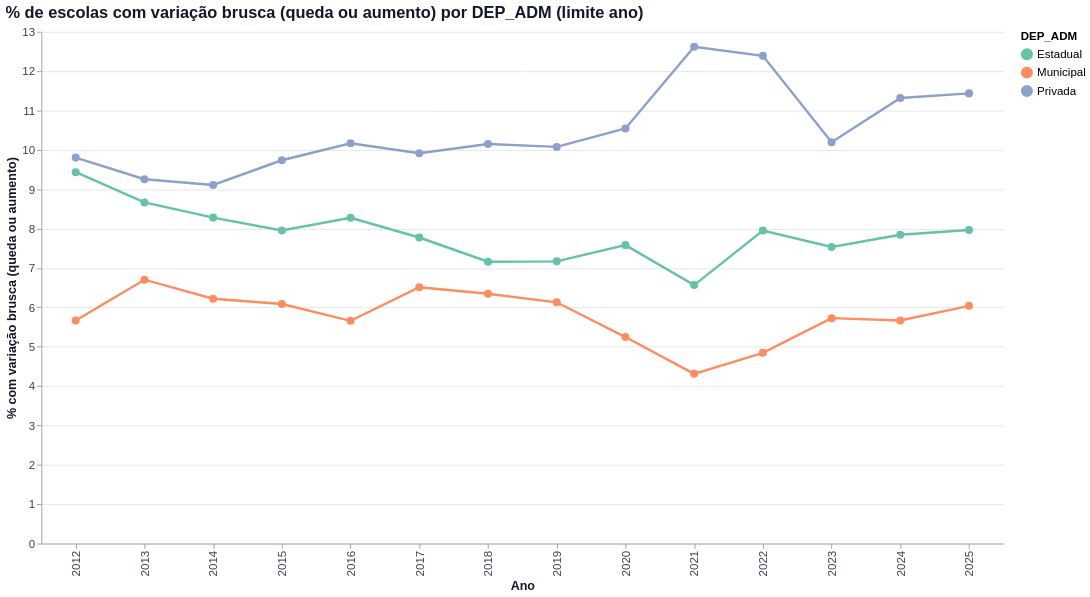
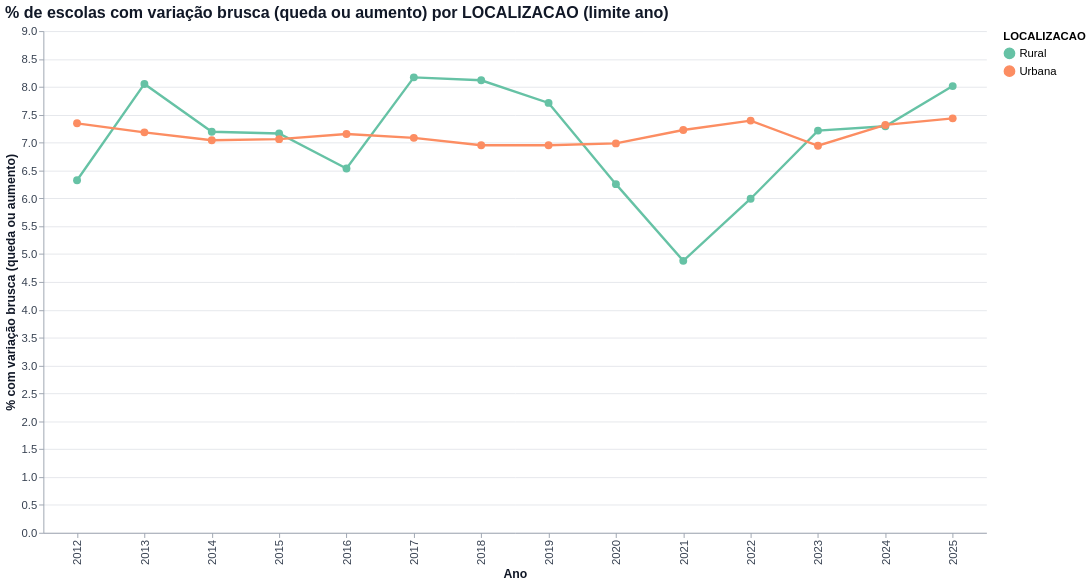
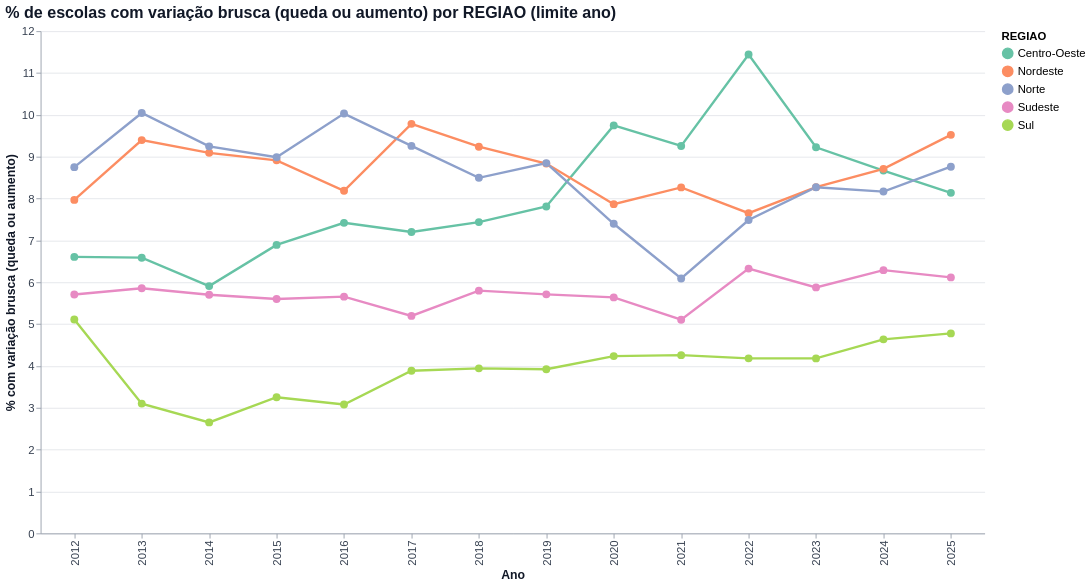
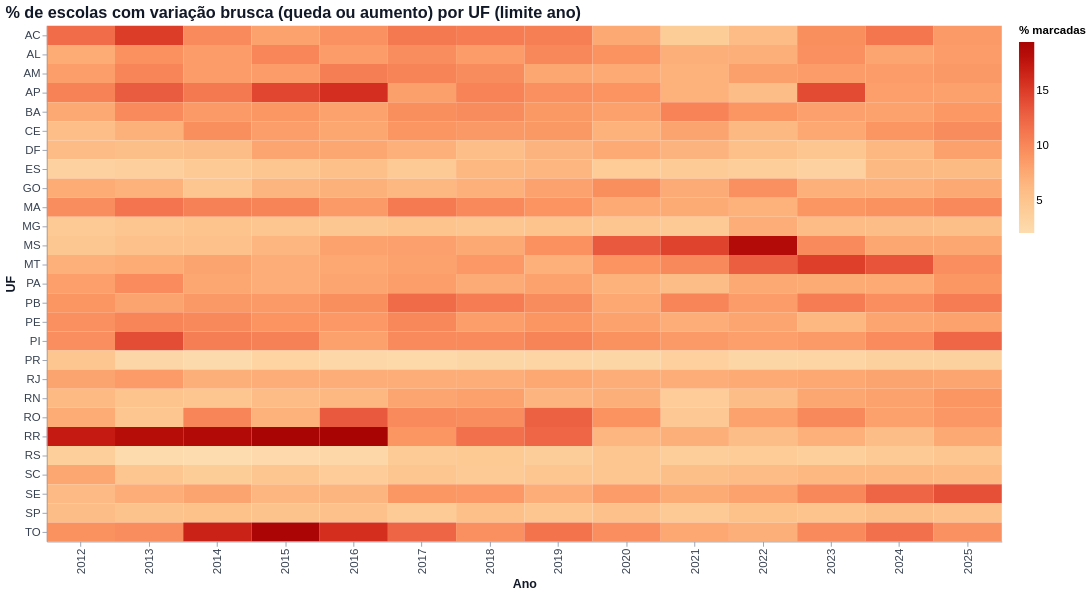

Write notebook code for charts like these, in order.
### Markdown cell above
## Etapa 6 — Cruzamento com rede, localização, região, UF e modalidade

Usa a flag escolhida em `LIMITE_PARA_CRUZAMENTO`. Sempre compara **proporção** dentro de cada categoria (não contagem).

### Code cell
FLAG = f"{PREFIXO}_{LIMITE_PARA_CRUZAMENTO}"
print("Flag usada nos cruzamentos:", FLAG, "->", ROTULO)


def proporcao_por(d, dim, flag):
    t = d.groupby(["ANO", dim]).agg(N=(flag, "size"), QUEDAS=(flag, "sum")).reset_index()
    t["PCT_QUEDA"] = t["QUEDAS"] / t["N"] * 100
    return t[t["N"] >= N_MIN_CATEGORIA]


def grafico_proporcao(t, dim):
    n_cat = t[dim].nunique()
    tip = ["ANO:O", f"{dim}:N", "N:Q", "QUEDAS:Q", alt.Tooltip("PCT_QUEDA:Q", format=".2f")]
    if n_cat <= 8:
        g = alt.Chart(t).mark_line(point=alt.OverlayMarkDef(size=70, filled=True), strokeWidth=2.5).encode(
            x=alt.X("ANO:O", title="Ano"), y=alt.Y("PCT_QUEDA:Q", title=f"% com {ROTULO}"),
            color=alt.Color(f"{dim}:N"), tooltip=tip).properties(width=LARGURA_GRAFICO, height=int(ALTURA_GRAFICO * 0.7))
    else:   # muitas categorias (ex.: UF) -> mapa de calor
        g = alt.Chart(t).mark_rect().encode(
            x=alt.X("ANO:O", title="Ano"), y=alt.Y(f"{dim}:N", title=dim),
            color=alt.Color("PCT_QUEDA:Q", scale=alt.Scale(scheme="orangered"), title="% marcadas"),
            tooltip=tip).properties(width=LARGURA_GRAFICO, height=max(300, 20 * n_cat))
    return estilizar(g.properties(title=f"% de escolas com {ROTULO} por {dim} (limite {LIMITE_PARA_CRUZAMENTO.lower()})"))


def relatar_cruzamentos(d):
    for dim in DIMS:
        t = proporcao_por(d, dim, FLAG)
        if t.empty:
            mostrar_texto(f"[{dim}] nenhuma categoria com pelo menos {N_MIN_CATEGORIA} escolas/ano.", nivel="aviso")
            continue
        mostrar(grafico_proporcao(t, dim), f"% de escolas com {ROTULO} por {dim}")


secao("Etapa 6 — Cruzamentos")
relatar_cruzamentos(dados)

### Figure 1 — Vega-Lite specification as saved in the notebook (floating-point values rounded to 4 significant figures)
{"config": {"view": {"continuousWidth": 300, "continuousHeight": 300, "stroke": null}, "axis": {"domainColor": "#9CA3AF", "gridColor": "#E5E7EB", "labelColor": "#374151", "labelFontSize": 12, "tickColor": "#9CA3AF", "titleColor": "#111827", "titleFontSize": 13}, "legend": {"labelFontSize": 12, "symbolSize": 120, "titleFontSize": 12}, "range": {"category": {"scheme": "set2"}}, "title": {"anchor": "start", "color": "#111827", "fontSize": 17, "subtitleColor": "#6B7280", "subtitleFontSize": 12}}, "data": {"name": "data-e99e964ad6c434d4d43faf943a032b48"}, "mark": {"type": "line", "point": {"filled": true, "size": 70}, "strokeWidth": 2.5}, "encoding": {"color": {"field": "DEP_ADM", "type": "nominal"}, "tooltip": [{"field": "ANO", "type": "ordinal"}, {"field": "DEP_ADM", "type": "nominal"}, {"field": "N", "type": "quantitative"}, {"field": "QUEDAS", "type": "quantitative"}, {"field": "PCT_QUEDA", "format": ".2f", "type": "quantitative"}], "x": {"field": "ANO", "title": "Ano", "type": "ordinal"}, "y": {"field": "PCT_QUEDA", "title": "% com variação brusca (queda ou aumento)", "type": "quantitative"}}, "height": 532, "title": "% de escolas com variação brusca (queda ou aumento) por DEP_ADM (limite ano)", "width": 1000, "$schema": "https://vega.github.io/schema/vega-lite/v6.1.0.json", "datasets": {"data-e99e964ad6c434d4d43faf943a032b48": [{"ANO": 2012, "DEP_ADM": "Estadual", "N": 12414, "QUEDAS": 1171, "PCT_QUEDA": 9.433}, {"ANO": 2012, "DEP_ADM": "Municipal", "N": 59232, "QUEDAS": 3357, "PCT_QUEDA": 5.668}, {"ANO": 2012, "DEP_ADM": "Privada", "N": 16842, "QUEDAS": 1651, "PCT_QUEDA": 9.803}, {"ANO": 2013, "DEP_ADM": "Estadual", "N": 11472, "QUEDAS": 994, "PCT_QUEDA": 8.665}, {"ANO": 2013, "DEP_ADM": "Municipal", "N": 57507, "QUEDAS": 3854, "PCT_QUEDA": 6.702}, {"ANO": 2013, "DEP_ADM": "Privada", "N": 17571, "QUEDAS": 1626, "PCT_QUEDA": 9.254}, {"ANO": 2014, "DEP_ADM": "Estadual", "N": 10895, "QUEDAS": 902, "PCT_QUEDA": 8.279}, {"ANO": 2014, "DEP_ADM": "Municipal", "N": 56071, "QUEDAS": 3487, "PCT_QUEDA": 6.219}, {"ANO": 2014, "DEP_ADM": "Privada", "N": 17929, "QUEDAS": 1633, "PCT_QUEDA": 9.108}, {"ANO": 2015, "DEP_ADM": "Estadual", "N": 10401, "QUEDAS": 827, "PCT_QUEDA": 7.951}, {"ANO": 2015, "DEP_ADM": "Municipal", "N": 55458, "QUEDAS": 3374, "PCT_QUEDA": 6.084}, {"ANO": 2015, "DEP_ADM": "Privada", "N": 17883, "QUEDAS": 1741, "PCT_QUEDA": 9.736}, {"ANO": 2016, "DEP_ADM": "Estadual", "N": 9983, "QUEDAS": 826, "PCT_QUEDA": 8.274}, {"ANO": 2016, "DEP_ADM": "Municipal", "N": 54466, "QUEDAS": 3081, "PCT_QUEDA": 5.657}, {"ANO": 2016, "DEP_ADM": "Privada", "N": 17997, "QUEDAS": 1830, "PCT_QUEDA": 10.17}, {"ANO": 2017, "DEP_ADM": "Estadual", "N": 9584, "QUEDAS": 745, "PCT_QUEDA": 7.773}, {"ANO": 2017, "DEP_ADM": "Municipal", "N": 53470, "QUEDAS": 3481, "PCT_QUEDA": 6.51}, {"ANO": 2017, "DEP_ADM": "Privada", "N": 18269, "QUEDAS": 1811, "PCT_QUEDA": 9.913}, {"ANO": 2018, "DEP_ADM": "Estadual", "N": 9234, "QUEDAS": 661, "PCT_QUEDA": 7.158}, {"ANO": 2018, "DEP_ADM": "Municipal", "N": 52645, "QUEDAS": 3340, "PCT_QUEDA": 6.344}, {"ANO": 2018, "DEP_ADM": "Privada", "N": 18405, "QUEDAS": 1868, "PCT_QUEDA": 10.15}, {"ANO": 2019, "DEP_ADM": "Estadual", "N": 8929, "QUEDAS": 640, "PCT_QUEDA": 7.168}, {"ANO": 2019, "DEP_ADM": "Municipal", "N": 51554, "QUEDAS": 3159, "PCT_QUEDA": 6.128}, {"ANO": 2019, "DEP_ADM": "Privada", "N": 18770, "QUEDAS": 1891, "PCT_QUEDA": 10.07}, {"ANO": 2020, "DEP_ADM": "Estadual", "N": 8470, "QUEDAS": 642, "PCT_QUEDA": 7.58}, {"ANO": 2020, "DEP_ADM": "Municipal", "N": 50851, "QUEDAS": 2667, "PCT_QUEDA": 5.245}, {"ANO": 2020, "DEP_ADM": "Privada", "N": 18819, "QUEDAS": 1984, "PCT_QUEDA": 10.54}, {"ANO": 2021, "DEP_ADM": "Estadual", "N": 8134, "QUEDAS": 534, "PCT_QUEDA": 6.565}, {"ANO": 2021, "DEP_ADM": "Municipal", "N": 50040, "QUEDAS": 2157, "PCT_QUEDA": 4.311}, {"ANO": 2021, "DEP_ADM": "Privada", "N": 18497, "QUEDAS": 2334, "PCT_QUEDA": 12.62}, {"ANO": 2022, "DEP_ADM": "Estadual", "N": 7585, "QUEDAS": 603, "PCT_QUEDA": 7.95}, {"ANO": 2022, "DEP_ADM": "Municipal", "N": 49642, "QUEDAS": 2405, "PCT_QUEDA": 4.845}, {"ANO": 2022, "DEP_ADM": "Privada", "N": 18446, "QUEDAS": 2285, "PCT_QUEDA": 12.39}, {"ANO": 2023, "DEP_ADM": "Estadual", "N": 7154, "QUEDAS": 539, "PCT_QUEDA": 7.534}, {"ANO": 2023, "DEP_ADM": "Municipal", "N": 48928, "QUEDAS": 2801, "PCT_QUEDA": 5.725}, {"ANO": 2023, "DEP_ADM": "Privada", "N": 18857, "QUEDAS": 1922, "PCT_QUEDA": 10.19}, {"ANO": 2024, "DEP_ADM": "Estadual", "N": 6795, "QUEDAS": 533, "PCT_QUEDA": 7.844}, {"ANO": 2024, "DEP_ADM": "Municipal", "N": 48367, "QUEDAS": 2741, "PCT_QUEDA": 5.667}, {"ANO": 2024, "DEP_ADM": "Privada", "N": 18970, "QUEDAS": 2147, "PCT_QUEDA": 11.32}, {"ANO": 2025, "DEP_ADM": "Estadual", "N": 6593, "QUEDAS": 525, "PCT_QUEDA": 7.963}, {"ANO": 2025, "DEP_ADM": "Municipal", "N": 48032, "QUEDAS": 2900, "PCT_QUEDA": 6.038}, {"ANO": 2025, "DEP_ADM": "Privada", "N": 18794, "QUEDAS": 2149, "PCT_QUEDA": 11.43}]}}

### Figure 2 — Vega-Lite specification as saved in the notebook (floating-point values rounded to 4 significant figures)
{"config": {"view": {"continuousWidth": 300, "continuousHeight": 300, "stroke": null}, "axis": {"domainColor": "#9CA3AF", "gridColor": "#E5E7EB", "labelColor": "#374151", "labelFontSize": 12, "tickColor": "#9CA3AF", "titleColor": "#111827", "titleFontSize": 13}, "legend": {"labelFontSize": 12, "symbolSize": 120, "titleFontSize": 12}, "range": {"category": {"scheme": "set2"}}, "title": {"anchor": "start", "color": "#111827", "fontSize": 17, "subtitleColor": "#6B7280", "subtitleFontSize": 12}}, "data": {"name": "data-d770fc096e927cbc71c2e90407065326"}, "mark": {"type": "line", "point": {"filled": true, "size": 70}, "strokeWidth": 2.5}, "encoding": {"color": {"field": "LOCALIZACAO", "type": "nominal"}, "tooltip": [{"field": "ANO", "type": "ordinal"}, {"field": "LOCALIZACAO", "type": "nominal"}, {"field": "N", "type": "quantitative"}, {"field": "QUEDAS", "type": "quantitative"}, {"field": "PCT_QUEDA", "format": ".2f", "type": "quantitative"}], "x": {"field": "ANO", "title": "Ano", "type": "ordinal"}, "y": {"field": "PCT_QUEDA", "title": "% com variação brusca (queda ou aumento)", "type": "quantitative"}}, "height": 532, "title": "% de escolas com variação brusca (queda ou aumento) por LOCALIZACAO (limite ano)", "width": 1000, "$schema": "https://vega.github.io/schema/vega-lite/v6.1.0.json", "datasets": {"data-d770fc096e927cbc71c2e90407065326": [{"ANO": 2012, "LOCALIZACAO": "Rural", "N": 31463, "QUEDAS": 1990, "PCT_QUEDA": 6.325}, {"ANO": 2012, "LOCALIZACAO": "Urbana", "N": 57049, "QUEDAS": 4191, "PCT_QUEDA": 7.346}, {"ANO": 2013, "LOCALIZACAO": "Rural", "N": 29532, "QUEDAS": 2378, "PCT_QUEDA": 8.052}, {"ANO": 2013, "LOCALIZACAO": "Urbana", "N": 57042, "QUEDAS": 4098, "PCT_QUEDA": 7.184}, {"ANO": 2014, "LOCALIZACAO": "Rural", "N": 28038, "QUEDAS": 2017, "PCT_QUEDA": 7.194}, {"ANO": 2014, "LOCALIZACAO": "Urbana", "N": 56881, "QUEDAS": 4006, "PCT_QUEDA": 7.043}, {"ANO": 2015, "LOCALIZACAO": "Rural", "N": 27295, "QUEDAS": 1955, "PCT_QUEDA": 7.162}, {"ANO": 2015, "LOCALIZACAO": "Urbana", "N": 56471, "QUEDAS": 3988, "PCT_QUEDA": 7.062}, {"ANO": 2016, "LOCALIZACAO": "Rural", "N": 26299, "QUEDAS": 1719, "PCT_QUEDA": 6.536}, {"ANO": 2016, "LOCALIZACAO": "Urbana", "N": 56171, "QUEDAS": 4019, "PCT_QUEDA": 7.155}, {"ANO": 2017, "LOCALIZACAO": "Rural", "N": 25360, "QUEDAS": 2072, "PCT_QUEDA": 8.17}, {"ANO": 2017, "LOCALIZACAO": "Urbana", "N": 55987, "QUEDAS": 3967, "PCT_QUEDA": 7.086}, {"ANO": 2018, "LOCALIZACAO": "Rural", "N": 24649, "QUEDAS": 2001, "PCT_QUEDA": 8.118}, {"ANO": 2018, "LOCALIZACAO": "Urbana", "N": 55659, "QUEDAS": 3870, "PCT_QUEDA": 6.953}, {"ANO": 2019, "LOCALIZACAO": "Rural", "N": 23678, "QUEDAS": 1826, "PCT_QUEDA": 7.712}, {"ANO": 2019, "LOCALIZACAO": "Urbana", "N": 55599, "QUEDAS": 3865, "PCT_QUEDA": 6.952}, {"ANO": 2020, "LOCALIZACAO": "Rural", "N": 22878, "QUEDAS": 1431, "PCT_QUEDA": 6.255}, {"ANO": 2020, "LOCALIZACAO": "Urbana", "N": 55286, "QUEDAS": 3862, "PCT_QUEDA": 6.985}, {"ANO": 2021, "LOCALIZACAO": "Rural", "N": 22033, "QUEDAS": 1075, "PCT_QUEDA": 4.879}, {"ANO": 2021, "LOCALIZACAO": "Urbana", "N": 54661, "QUEDAS": 3950, "PCT_QUEDA": 7.226}, {"ANO": 2022, "LOCALIZACAO": "Rural", "N": 21657, "QUEDAS": 1298, "PCT_QUEDA": 5.993}, {"ANO": 2022, "LOCALIZACAO": "Urbana", "N": 54040, "QUEDAS": 3996, "PCT_QUEDA": 7.395}, {"ANO": 2023, "LOCALIZACAO": "Rural", "N": 20899, "QUEDAS": 1508, "PCT_QUEDA": 7.216}, {"ANO": 2023, "LOCALIZACAO": "Urbana", "N": 54064, "QUEDAS": 3754, "PCT_QUEDA": 6.944}, {"ANO": 2024, "LOCALIZACAO": "Rural", "N": 20281, "QUEDAS": 1479, "PCT_QUEDA": 7.293}, {"ANO": 2024, "LOCALIZACAO": "Urbana", "N": 53875, "QUEDAS": 3942, "PCT_QUEDA": 7.317}, {"ANO": 2025, "LOCALIZACAO": "Rural", "N": 19754, "QUEDAS": 1583, "PCT_QUEDA": 8.014}, {"ANO": 2025, "LOCALIZACAO": "Urbana", "N": 53689, "QUEDAS": 3992, "PCT_QUEDA": 7.435}]}}

### Figure 3 — Vega-Lite specification as saved in the notebook (floating-point values rounded to 4 significant figures)
{"config": {"view": {"continuousWidth": 300, "continuousHeight": 300, "stroke": null}, "axis": {"domainColor": "#9CA3AF", "gridColor": "#E5E7EB", "labelColor": "#374151", "labelFontSize": 12, "tickColor": "#9CA3AF", "titleColor": "#111827", "titleFontSize": 13}, "legend": {"labelFontSize": 12, "symbolSize": 120, "titleFontSize": 12}, "range": {"category": {"scheme": "set2"}}, "title": {"anchor": "start", "color": "#111827", "fontSize": 17, "subtitleColor": "#6B7280", "subtitleFontSize": 12}}, "data": {"name": "data-927f52df06e3587ee097c351e96fe9f9"}, "mark": {"type": "line", "point": {"filled": true, "size": 70}, "strokeWidth": 2.5}, "encoding": {"color": {"field": "REGIAO", "type": "nominal"}, "tooltip": [{"field": "ANO", "type": "ordinal"}, {"field": "REGIAO", "type": "nominal"}, {"field": "N", "type": "quantitative"}, {"field": "QUEDAS", "type": "quantitative"}, {"field": "PCT_QUEDA", "format": ".2f", "type": "quantitative"}], "x": {"field": "ANO", "title": "Ano", "type": "ordinal"}, "y": {"field": "PCT_QUEDA", "title": "% com variação brusca (queda ou aumento)", "type": "quantitative"}}, "height": 532, "title": "% de escolas com variação brusca (queda ou aumento) por REGIAO (limite ano)", "width": 1000, "$schema": "https://vega.github.io/schema/vega-lite/v6.1.0.json", "datasets": {"data-927f52df06e3587ee097c351e96fe9f9": [{"ANO": 2012, "REGIAO": "Centro-Oeste", "N": 5374, "QUEDAS": 355, "PCT_QUEDA": 6.606}, {"ANO": 2012, "REGIAO": "Nordeste", "N": 35920, "QUEDAS": 2862, "PCT_QUEDA": 7.968}, {"ANO": 2012, "REGIAO": "Norte", "N": 11039, "QUEDAS": 966, "PCT_QUEDA": 8.751}, {"ANO": 2012, "REGIAO": "Sudeste", "N": 25060, "QUEDAS": 1430, "PCT_QUEDA": 5.706}, {"ANO": 2012, "REGIAO": "Sul", "N": 11119, "QUEDAS": 568, "PCT_QUEDA": 5.108}, {"ANO": 2013, "REGIAO": "Centro-Oeste", "N": 5359, "QUEDAS": 353, "PCT_QUEDA": 6.587}, {"ANO": 2013, "REGIAO": "Nordeste", "N": 34649, "QUEDAS": 3256, "PCT_QUEDA": 9.397}, {"ANO": 2013, "REGIAO": "Norte", "N": 10623, "QUEDAS": 1067, "PCT_QUEDA": 10.04}, {"ANO": 2013, "REGIAO": "Sudeste", "N": 24879, "QUEDAS": 1457, "PCT_QUEDA": 5.856}, {"ANO": 2013, "REGIAO": "Sul", "N": 11064, "QUEDAS": 343, "PCT_QUEDA": 3.1}, {"ANO": 2014, "REGIAO": "Centro-Oeste", "N": 5349, "QUEDAS": 316, "PCT_QUEDA": 5.908}, {"ANO": 2014, "REGIAO": "Nordeste", "N": 33521, "QUEDAS": 3048, "PCT_QUEDA": 9.093}, {"ANO": 2014, "REGIAO": "Norte", "N": 10359, "QUEDAS": 958, "PCT_QUEDA": 9.248}, {"ANO": 2014, "REGIAO": "Sudeste", "N": 24750, "QUEDAS": 1411, "PCT_QUEDA": 5.701}, {"ANO": 2014, "REGIAO": "Sul", "N": 10940, "QUEDAS": 290, "PCT_QUEDA": 2.651}, {"ANO": 2015, "REGIAO": "Centro-Oeste", "N": 5325, "QUEDAS": 367, "PCT_QUEDA": 6.892}, {"ANO": 2015, "REGIAO": "Nordeste", "N": 32853, "QUEDAS": 2928, "PCT_QUEDA": 8.912}, {"ANO": 2015, "REGIAO": "Norte", "N": 10338, "QUEDAS": 929, "PCT_QUEDA": 8.986}, {"ANO": 2015, "REGIAO": "Sudeste", "N": 24395, "QUEDAS": 1366, "PCT_QUEDA": 5.6}, {"ANO": 2015, "REGIAO": "Sul", "N": 10855, "QUEDAS": 353, "PCT_QUEDA": 3.252}, {"ANO": 2016, "REGIAO": "Centro-Oeste", "N": 5256, "QUEDAS": 390, "PCT_QUEDA": 7.42}, {"ANO": 2016, "REGIAO": "Nordeste", "N": 32203, "QUEDAS": 2636, "PCT_QUEDA": 8.186}, {"ANO": 2016, "REGIAO": "Norte", "N": 10109, "QUEDAS": 1014, "PCT_QUEDA": 10.03}, {"ANO": 2016, "REGIAO": "Sudeste", "N": 24189, "QUEDAS": 1368, "PCT_QUEDA": 5.655}, {"ANO": 2016, "REGIAO": "Sul", "N": 10713, "QUEDAS": 330, "PCT_QUEDA": 3.08}, {"ANO": 2017, "REGIAO": "Centro-Oeste", "N": 5236, "QUEDAS": 377, "PCT_QUEDA": 7.2}, {"ANO": 2017, "REGIAO": "Nordeste", "N": 31488, "QUEDAS": 3081, "PCT_QUEDA": 9.785}, {"ANO": 2017, "REGIAO": "Norte", "N": 9873, "QUEDAS": 914, "PCT_QUEDA": 9.258}, {"ANO": 2017, "REGIAO": "Sudeste", "N": 24174, "QUEDAS": 1256, "PCT_QUEDA": 5.196}, {"ANO": 2017, "REGIAO": "Sul", "N": 10576, "QUEDAS": 411, "PCT_QUEDA": 3.886}, {"ANO": 2018, "REGIAO": "Centro-Oeste", "N": 5190, "QUEDAS": 386, "PCT_QUEDA": 7.437}, {"ANO": 2018, "REGIAO": "Nordeste", "N": 30750, "QUEDAS": 2841, "PCT_QUEDA": 9.239}, {"ANO": 2018, "REGIAO": "Norte", "N": 9840, "QUEDAS": 836, "PCT_QUEDA": 8.496}, {"ANO": 2018, "REGIAO": "Sudeste", "N": 24053, "QUEDAS": 1395, "PCT_QUEDA": 5.8}, {"ANO": 2018, "REGIAO": "Sul", "N": 10475, "QUEDAS": 413, "PCT_QUEDA": 3.943}, {"ANO": 2019, "REGIAO": "Centro-Oeste", "N": 5159, "QUEDAS": 403, "PCT_QUEDA": 7.812}, {"ANO": 2019, "REGIAO": "Nordeste", "N": 30026, "QUEDAS": 2653, "PCT_QUEDA": 8.836}, {"ANO": 2019, "REGIAO": "Norte", "N": 9664, "QUEDAS": 855, "PCT_QUEDA": 8.847}, {"ANO": 2019, "REGIAO": "Sudeste", "N": 24022, "QUEDAS": 1372, "PCT_QUEDA": 5.711}, {"ANO": 2019, "REGIAO": "Sul", "N": 10406, "QUEDAS": 408, "PCT_QUEDA": 3.921}, {"ANO": 2020, "REGIAO": "Centro-Oeste", "N": 5047, "QUEDAS": 492, "PCT_QUEDA": 9.748}, {"ANO": 2020, "REGIAO": "Nordeste", "N": 29492, "QUEDAS": 2320, "PCT_QUEDA": 7.867}, {"ANO": 2020, "REGIAO": "Norte", "N": 9436, "QUEDAS": 698, "PCT_QUEDA": 7.397}, {"ANO": 2020, "REGIAO": "Sudeste", "N": 23872, "QUEDAS": 1346, "PCT_QUEDA": 5.638}, {"ANO": 2020, "REGIAO": "Sul", "N": 10317, "QUEDAS": 437, "PCT_QUEDA": 4.236}, {"ANO": 2021, "REGIAO": "Centro-Oeste", "N": 4959, "QUEDAS": 459, "PCT_QUEDA": 9.256}, {"ANO": 2021, "REGIAO": "Nordeste", "N": 28478, "QUEDAS": 2354, "PCT_QUEDA": 8.266}, {"ANO": 2021, "REGIAO": "Norte", "N": 9227, "QUEDAS": 562, "PCT_QUEDA": 6.091}, {"ANO": 2021, "REGIAO": "Sudeste", "N": 23720, "QUEDAS": 1211, "PCT_QUEDA": 5.105}, {"ANO": 2021, "REGIAO": "Sul", "N": 10310, "QUEDAS": 439, "PCT_QUEDA": 4.258}, {"ANO": 2022, "REGIAO": "Centro-Oeste", "N": 4912, "QUEDAS": 562, "PCT_QUEDA": 11.44}, {"ANO": 2022, "REGIAO": "Nordeste", "N": 28050, "QUEDAS": 2146, "PCT_QUEDA": 7.651}, {"ANO": 2022, "REGIAO": "Norte", "N": 9016, "QUEDAS": 675, "PCT_QUEDA": 7.487}, {"ANO": 2022, "REGIAO": "Sudeste", "N": 23364, "QUEDAS": 1478, "PCT_QUEDA": 6.326}, {"ANO": 2022, "REGIAO": "Sul", "N": 10355, "QUEDAS": 433, "PCT_QUEDA": 4.182}, {"ANO": 2023, "REGIAO": "Centro-Oeste", "N": 4748, "QUEDAS": 438, "PCT_QUEDA": 9.225}, {"ANO": 2023, "REGIAO": "Nordeste", "N": 27620, "QUEDAS": 2285, "PCT_QUEDA": 8.273}, {"ANO": 2023, "REGIAO": "Norte", "N": 8803, "QUEDAS": 728, "PCT_QUEDA": 8.27}, {"ANO": 2023, "REGIAO": "Sudeste", "N": 23482, "QUEDAS": 1380, "PCT_QUEDA": 5.877}, {"ANO": 2023, "REGIAO": "Sul", "N": 10310, "QUEDAS": 431, "PCT_QUEDA": 4.18}, {"ANO": 2024, "REGIAO": "Centro-Oeste", "N": 4638, "QUEDAS": 402, "PCT_QUEDA": 8.668}, {"ANO": 2024, "REGIAO": "Nordeste", "N": 27096, "QUEDAS": 2360, "PCT_QUEDA": 8.71}, {"ANO": 2024, "REGIAO": "Norte", "N": 8620, "QUEDAS": 704, "PCT_QUEDA": 8.167}, {"ANO": 2024, "REGIAO": "Sudeste", "N": 23470, "QUEDAS": 1476, "PCT_QUEDA": 6.289}, {"ANO": 2024, "REGIAO": "Sul", "N": 10332, "QUEDAS": 479, "PCT_QUEDA": 4.636}, {"ANO": 2025, "REGIAO": "Centro-Oeste", "N": 4646, "QUEDAS": 378, "PCT_QUEDA": 8.136}, {"ANO": 2025, "REGIAO": "Nordeste", "N": 26518, "QUEDAS": 2525, "PCT_QUEDA": 9.522}, {"ANO": 2025, "REGIAO": "Norte", "N": 8492, "QUEDAS": 744, "PCT_QUEDA": 8.761}, {"ANO": 2025, "REGIAO": "Sudeste", "N": 23448, "QUEDAS": 1434, "PCT_QUEDA": 6.116}, {"ANO": 2025, "REGIAO": "Sul", "N": 10339, "QUEDAS": 494, "PCT_QUEDA": 4.778}]}}

### Figure 4 — Vega-Lite specification as saved in the notebook (floating-point values rounded to 4 significant figures; data arrays with more than 128 entries replaced by an {"elided": "..."} marker saying what was removed)
{"config": {"view": {"continuousWidth": 300, "continuousHeight": 300, "stroke": null}, "axis": {"domainColor": "#9CA3AF", "gridColor": "#E5E7EB", "labelColor": "#374151", "labelFontSize": 12, "tickColor": "#9CA3AF", "titleColor": "#111827", "titleFontSize": 13}, "legend": {"labelFontSize": 12, "symbolSize": 120, "titleFontSize": 12}, "range": {"category": {"scheme": "set2"}}, "title": {"anchor": "start", "color": "#111827", "fontSize": 17, "subtitleColor": "#6B7280", "subtitleFontSize": 12}}, "data": {"name": "data-57cce3b06afdd85a57ace435235933b5"}, "mark": {"type": "rect"}, "encoding": {"color": {"field": "PCT_QUEDA", "scale": {"scheme": "orangered"}, "title": "% marcadas", "type": "quantitative"}, "tooltip": [{"field": "ANO", "type": "ordinal"}, {"field": "UF", "type": "nominal"}, {"field": "N", "type": "quantitative"}, {"field": "QUEDAS", "type": "quantitative"}, {"field": "PCT_QUEDA", "format": ".2f", "type": "quantitative"}], "x": {"field": "ANO", "title": "Ano", "type": "ordinal"}, "y": {"field": "UF", "title": "UF", "type": "nominal"}}, "height": 540, "title": "% de escolas com variação brusca (queda ou aumento) por UF (limite ano)", "width": 1000, "$schema": "https://vega.github.io/schema/vega-lite/v6.1.0.json", "datasets": {"data-57cce3b06afdd85a57ace435235933b5": {"elided": "378 records"}}}
